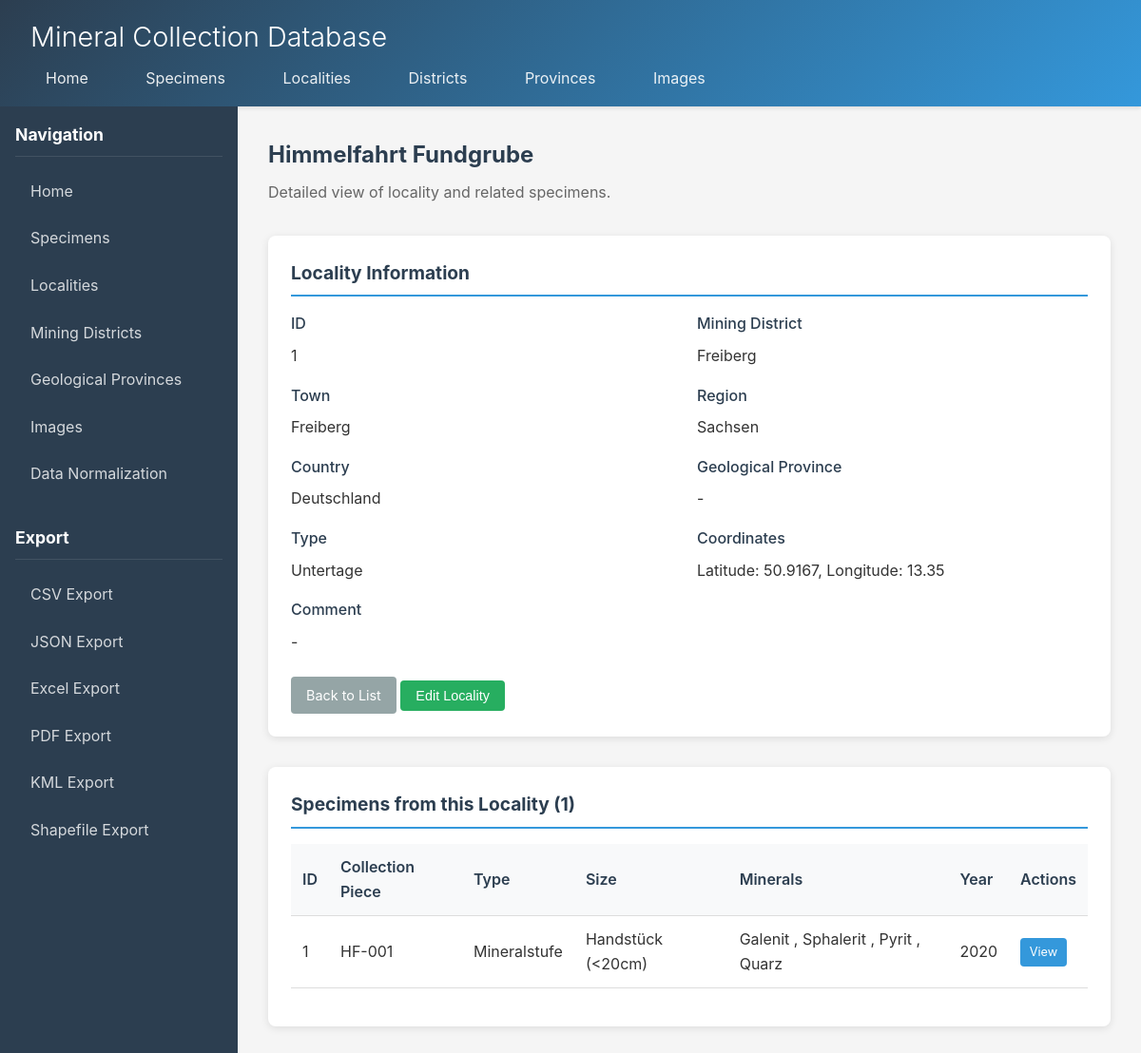
The page /fundstellen_view/1 on the database its author committed.
### tables this page shows
CREATE TABLE fundstellen (
        fsid INTEGER PRIMARY KEY AUTOINCREMENT,
        fundstelle TEXT NOT NULL,
        bergbaurevier TEXT,
        ortschaft TEXT,
        region TEXT,
        land TEXT,
        geologische_provinz TEXT,
        typ TEXT,
        kommentar TEXT,
        lat REAL,
        lon REAL
    );

CREATE TABLE stufen (
        snr INTEGER PRIMARY KEY AUTOINCREMENT,
        fundstelle TEXT,
        sammlungsstueck TEXT,
        art TEXT,
        groesse TEXT,
        mineral_1 TEXT,
        mineral_2 TEXT,
        mineral_3 TEXT,
        mineral_4 TEXT,
        gestein TEXT,
        beschreibung TEXT,
        fundjahr INTEGER,
        herkunft TEXT,
        im_bestand TEXT,
        mineral_1_formula TEXT,
        mineral_2_formula TEXT,
        mineral_3_formula TEXT,
        mineral_4_formula TEXT
    , ex_sammlung TEXT, ex_sammlung_nr TEXT);

### app.py (the view)
@app.route('/fundstellen_view/<int:fsid>')
def fundstellen_view(fsid):
    conn = get_db()
    cursor = conn.cursor()
    cursor.execute("SELECT * FROM fundstellen WHERE fsid = ?", (fsid,))
    fundstelle = cursor.fetchone()
    if fundstelle:
        fundstelle_dict = dict(fundstelle)
        cursor.execute("SELECT * FROM stufen WHERE fundstelle = ?", (fundstelle_dict['fundstelle'],))
        stufen = [dict(row) for row in cursor.fetchall()]
        cursor.execute("SELECT * FROM images WHERE fundstelle_id = ?", (fsid,))
        images = [dict(row) for row in cursor.fetchall()]
        conn.close()
        return render_template('fundstellen_view.html', fundstelle=fundstelle_dict, stufen=stufen, images=images)
    conn.close()
    return redirect(url_for('fundstellen_page'))

### app.py (called while the page is built)
def get_db():
    conn = sqlite3.connect(DB_PATH)
    conn.row_factory = sqlite3.Row
    conn.execute("PRAGMA foreign_keys = ON")
    return conn

### templates/fundstellen_view.html (shortened to what this page needs)
{% extends "base.html" %}
{% block content %}
<div class="content-header">
    <h2>{{ fundstelle.fundstelle }}</h2>
    <p>Detailed view of locality and related specimens.</p>
</div>
<div class="card">
    <h3>Locality Information</h3>
    <div class="form-row">
        <div class="form-group">
            <label>ID</label>
            <p>{{ fundstelle.fsid }}</p>
        </div>
        <div class="form-group">
            <label>Mining District</label>
            <p>{{ fundstelle.bergbaurevier or '-' }}</p>
        </div>
    </div>
    <div class="form-row">
        <div class="form-group">
            <label>Town</label>
            <p>{{ fundstelle.ortschaft or '-' }}</p>
        </div>
        <div class="form-group">
            <label>Region</label>
            <p>{{ fundstelle.region or '-' }}</p>
        </div>
    </div>
    <div class="form-row">
        <div class="form-group">
            <label>Country</label>
            <p>{{ fundstelle.land or '-' }}</p>
        </div>
        <div class="form-group">
            <label>Geological Province</label>
            <p>{{ fundstelle.geologische_provinz or '-' }}</p>
        </div>
    </div>
    <div class="form-row">
        <div class="form-group">
            <label>Type</label>
            <p>{{ fundstelle.typ or '-' }}</p>
        </div>
        <div class="form-group">
            <label>Coordinates</label>
            <p>
                {% if fundstelle.lat and fundstelle.lon %}
                Latitude: {{ fundstelle.lat }}, Longitude: {{ fundstelle.lon }}
                {% else %}
                -
                {% endif %}
            </p>
        </div>
    </div>
    <div class="form-group">
        <label>Comment</label>
        <p>{{ fundstelle.kommentar or '-' }}</p>
    </div>
    <div style="margin-top: 1.5rem;">
        <a href="/fundstellen" class="btn btn-secondary">Back to List</a>
        <button class="btn btn-success" onclick="openEditModal({{ fundstelle.fsid }})">Edit Locality</button>
    </div>
</div>
<div class="card">
    <h3>Specimens from this Locality ({{ stufen|length }})</h3>
    {% if stufen %}
    <div class="table-container">
        <table>
            <thead>
                <tr>
                    <th>ID</th>
                    <th>Collection Piece</th>
                    <th>Type</th>
                    <th>Size</th>
                    <th>Minerals</th>
                    <th>Year</th>
                    <th>Actions</th>
                </tr>
            </thead>
            <tbody>
                {% for stufe in stufen %}
                <tr>
                    <td>{{ stufe.snr }}</td>
                    <td>{{ stufe.sammlungsstueck or '-' }}</td>
                    <td>{{ stufe.art or '-' }}</td>
                    <td>{{ stufe.groesse or '-' }}</td>
                    <td>
                        {{ stufe.mineral_1 or '-' }}
                        {% if stufe.mineral_2 %}, {{ stufe.mineral_2 }}{% endif %}
                        {% if stufe.mineral_3 %}, {{ stufe.mineral_3 }}{% endif %}
                        {% if stufe.mineral_4 %}, {{ stufe.mineral_4 }}{% endif %}
                    </td>
                    <td>{{ stufe.fundjahr or '-' }}</td>
                    <td>
                        <a href="/view_stufen/{{ stufe.snr }}" class="btn btn-sm">View</a>
                    </td>
                </tr>
                {% endfor %}
            </tbody>
        </table>
    </div>
    {% else %}
    <p style="text-align: center; color: #666; padding: 1rem;">No specimens found from this locality.</p>
    {% endif %}
</div>
{% endblock %}

### templates/base.html (shortened to what this page needs)
<!DOCTYPE html>
<html lang="de">
<head>
</head>
<body>
    <div class="header">
        <h1>Mineral Collection Database</h1>
        <nav>
            <a href="/start">Home</a>
            <a href="/stufen">Specimens</a>
            <a href="/fundstellen">Localities</a>
            <a href="/revier">Districts</a>
            <a href="/provinz">Provinces</a>
            <a href="/bilder">Images</a>
        </nav>
    </div>
    <div class="container">
        <div class="sidebar">
            <h3>Navigation</h3>
            <ul>
                <li><a href="/start">Home</a></li>
                <li><a href="/stufen">Specimens</a></li>
                <li><a href="/fundstellen">Localities</a></li>
                <li><a href="/revier">Mining Districts</a></li>
                <li><a href="/provinz">Geological Provinces</a></li>
                <li><a href="/bilder">Images</a></li>
                <li><a href="/normalize">Data Normalization</a></li>
            </ul>
            <h3 style="margin-top: 2rem;">Export</h3>
            <ul>
                <li><a href="/export/csv">CSV Export</a></li>
                <li><a href="/export/json">JSON Export</a></li>
                <li><a href="/export/excel">Excel Export</a></li>
                <li><a href="/export/pdf">PDF Export</a></li>
                <li><a href="/export/kml">KML Export</a></li>
                <li><a href="/export/shp">Shapefile Export</a></li>
            </ul>
        </div>
        <div class="main-content">
            {% block content %}{% endblock %}
        </div>
    </div>
</body>
</html>

### templates/base.html (style rules this page uses)
* { margin: 0; padding: 0; box-sizing: border-box; }
body { font-family: -apple-system, BlinkMacSystemFont, 'Segoe UI', Roboto, Oxygen, Ubuntu, Cantarell, sans-serif; background-color: #f5f5f5; color: #333; line-height: 1.6; }
.header { background: linear-gradient(135deg, #2c3e50 0%, #3498db 100%); color: white; padding: 1rem 2rem; box-shadow: 0 2px 4px rgba(0,0,0,0.1); }
.header h1 { font-size: 1.8rem; font-weight: 300; }
.header nav { margin-top: 0.5rem; }
.header nav a { color: rgba(255,255,255,0.9); text-decoration: none; margin-right: 1.5rem; padding: 0.5rem 1rem; border-radius: 4px; transition: all 0.3s ease; }
.container { display: flex; min-height: calc(100vh - 60px); }
.sidebar { width: 250px; background: #2c3e50; color: white; padding: 1rem; overflow-y: auto; }
.sidebar h3 { font-size: 1.1rem; margin-bottom: 1rem; padding-bottom: 0.5rem; border-bottom: 1px solid rgba(255,255,255,0.1); }
.sidebar ul { list-style: none; }
.sidebar li { margin-bottom: 0.5rem; }
.sidebar a { color: rgba(255,255,255,0.8); text-decoration: none; display: block; padding: 0.5rem 1rem; border-radius: 4px; transition: all 0.3s ease; }
.main-content { flex: 1; padding: 2rem; overflow-y: auto; }
.content-header { margin-bottom: 2rem; }
.content-header h2 { font-size: 1.5rem; color: #2c3e50; margin-bottom: 0.5rem; }
.content-header p { color: #666; }
.card { background: white; border-radius: 8px; box-shadow: 0 2px 8px rgba(0,0,0,0.1); padding: 1.5rem; margin-bottom: 2rem; }
.card h3 { font-size: 1.2rem; color: #2c3e50; margin-bottom: 1rem; padding-bottom: 0.5rem; border-bottom: 2px solid #3498db; }
.btn { display: inline-block; padding: 0.5rem 1rem; background: #3498db; color: white; border: none; border-radius: 4px; cursor: pointer; text-decoration: none; font-size: 0.9rem; transition: all 0.3s ease; }
.btn-secondary { background: #95a5a6; }
.btn-success { background: #27ae60; }
.btn-sm { padding: 0.3rem 0.6rem; font-size: 0.8rem; }
.table-container { overflow-x: auto; }
table { width: 100%; border-collapse: collapse; margin-bottom: 1rem; }
th, td { padding: 0.75rem; text-align: left; border-bottom: 1px solid #ddd; }
th { background: #f8f9fa; font-weight: 600; color: #2c3e50; position: sticky; top: 0; }
.form-group { margin-bottom: 1rem; }
.form-group label { display: block; margin-bottom: 0.5rem; font-weight: 500; color: #2c3e50; }
.form-row { display: flex; gap: 1rem; margin-bottom: 1rem; }
.form-row .form-group { flex: 1; margin-bottom: 0; }

### rows shown on the page
fundstellen: fundstelle "Himmelfahrt Fundgrube", fsid "1", bergbaurevier "Freiberg", ortschaft "Freiberg", region "Sachsen", land "Deutschland", typ "Untertage", lat "50.9167", lon "13.35"
stufen: snr "1", sammlungsstueck "HF-001", art "Mineralstufe", groesse "Handstück (<20cm)", mineral_1 "Galenit", mineral_2 "Sphalerit", mineral_3 "Pyrit", mineral_4 "Quarz", fundjahr "2020"

### other values the page prints
{{ fundstelle.geologische_provinz or '-' }} "-"
{{ fundstelle.kommentar or '-' }} "-"
{{ stufen|length }} "1"
